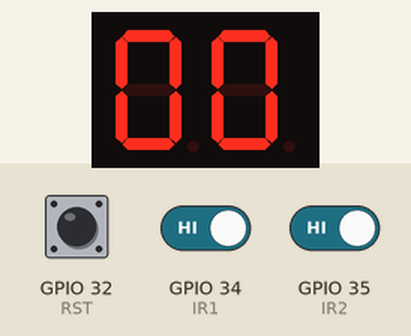
Recording of a sketch running on a simulated ESP32. Shown: 2-digit seven-segment display. Wiring (inferred from the names in the program): 2-digit 7-segment display, segments lit when HIGH: segments GPIO 13, GPIO 12, GPIO 14, GPIO 27, GPIO 26, GPIO 25, GPIO 33, GPIO 23, GPIO 22, GPIO 21, GPIO 19, GPIO 18, GPIO 5, GPIO 4. The inputs (shaded band) are chosen by the test bench; at power-on: GPIO 34 (IR1) HIGH, GPIO 35 (IR2) HIGH, GPIO 32 (RST) HIGH. The segment pins are drawn as the display they are named for.

Above: at 1.2 s.
1.3 s: GPIO 34 (IR1) driven LOW
At 1.77 s:
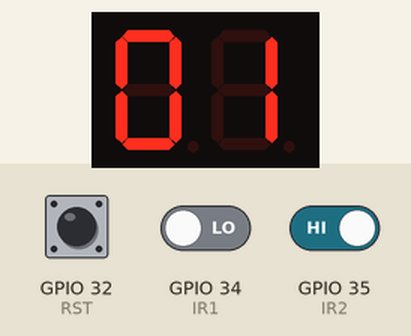
3.1 s: GPIO 35 (IR2) driven LOW
4.6 s: GPIO 35 (IR2) driven HIGH
At 4.82 s:
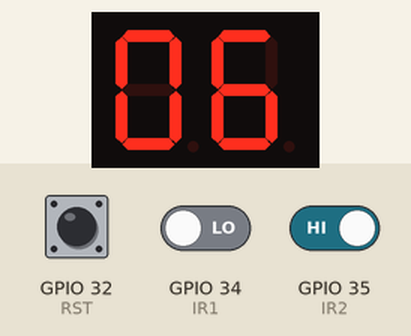
6.1 s: GPIO 32 (RST) pulled LOW for 0.15 s
At 6.47 s:
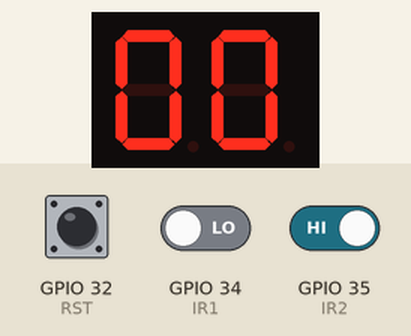
6.8 s: GPIO 32 (RST) pulled LOW for 1 s
Timing chart, 0 to 9.4 s (numbered marks = the images above; inputs shaded):
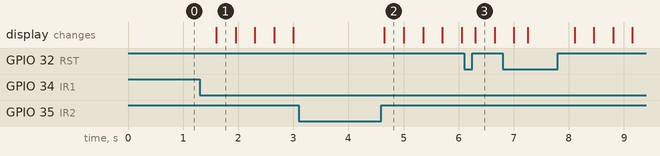

Measured:
- after the input at 1.3 s, the display: changes after 0.30 s (image 1)
- after the input at 3.1 s, every drawn part: stays the same
- after the input at 4.6 s, the display: changes after 0.05 s (image 2)

The sketch:

midterm_caro.ino
```cpp
#include "dual_IR_decode.h"

// GPIOS  ssibal
const int IR1 = 34;
const int IR2 = 35;
const int RST = 32;

// Variables  blyat
int COUNT = 0;
int ADD_IN = 0;
int SUB_IN = 0;
int RSTINSSIBAL = 0;

void setup() {
  pinMode(IR1, INPUT);
  pinMode(IR2, INPUT);
  pinMode(RST, INPUT_PULLUP);
  initDisplay();

  Serial.begin(9600);
}

void loop() {
  RSTINSSIBAL = digitalRead(RST);

  if (RSTINSSIBAL == LOW) {
    COUNT = 0;
    delay(200);
  } else {
    ADD_IN = digitalRead(IR1);
    if (ADD_IN == 0) {
      if (COUNT < 99) {
        COUNT++;
      }
      delay(300);
    }

    SUB_IN = digitalRead(IR2);
    if (SUB_IN == 0) {
      if (COUNT > 0) {
        COUNT--;
      }
      delay(300);
    }
  }

  displayCounter(COUNT);
  delay(50);
}
```

dual_IR_decode.h
```cpp
// Safe digital output pins for Tens digit BLYATIFAH (Segments: a, b, c, d, e, f, g)
const byte tensPins[7] = {13, 12, 14, 27, 26, 25, 33};

// Safe digital output pins for Ones digit FAAAAAAH (Segments: a, b, c, d, e, f, g)
const byte onesPins[7] = {23, 22, 21, 19, 18, 5, 4};

// Segment patterns for digits 0-9 OO EE EE AH (Common Cathode: HIGH = ON, LOW = OFF)
const byte digitSegments[10][7] = {
  {1, 1, 1, 1, 1, 1, 0}, // 0
  {0, 1, 1, 0, 0, 0, 0}, // 1
  {1, 1, 0, 1, 1, 0, 1}, // 2
  {1, 1, 1, 1, 0, 0, 1}, // 3
  {0, 1, 1, 0, 0, 1, 1}, // 4
  {1, 0, 1, 1, 0, 1, 1}, // 5
  {1, 0, 1, 1, 1, 1, 1}, // 6
  {1, 1, 1, 0, 0, 0, 0}, // 7
  {1, 1, 1, 1, 1, 1, 1}, // 8
  {1, 1, 1, 1, 0, 1, 1}  // 9
};

// VOID NIGGER
void initDisplay() {
  for (int i = 0; i < 7; i++) {
    pinMode(tensPins[i], OUTPUT);
    pinMode(onesPins[i], OUTPUT);
  }
}

void showDigit(const byte pins[7], int digit) {
  if (digit < 0 || digit > 9) return;
  for (int i = 0; i < 7; i++) {
    digitalWrite(pins[i], digitSegments[digit][i]);
  }
}

// 123 NG MINDANAO
void displayCounter(int num) {
  if (num > 99) num = 99;
  if (num < 0) num = 0;

  int tens = num / 10;
  int ones = num % 10;

  showDigit(tensPins, tens);
  showDigit(onesPins, ones);
}
```
